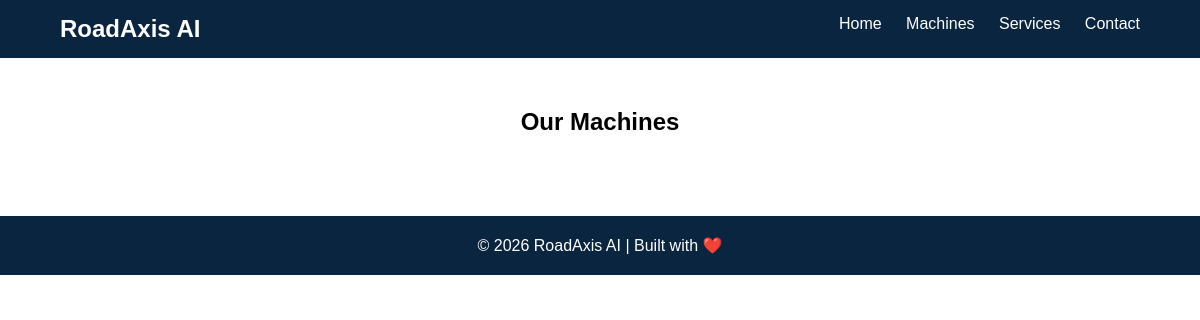
The page /machines/ on the database as committed earlier.
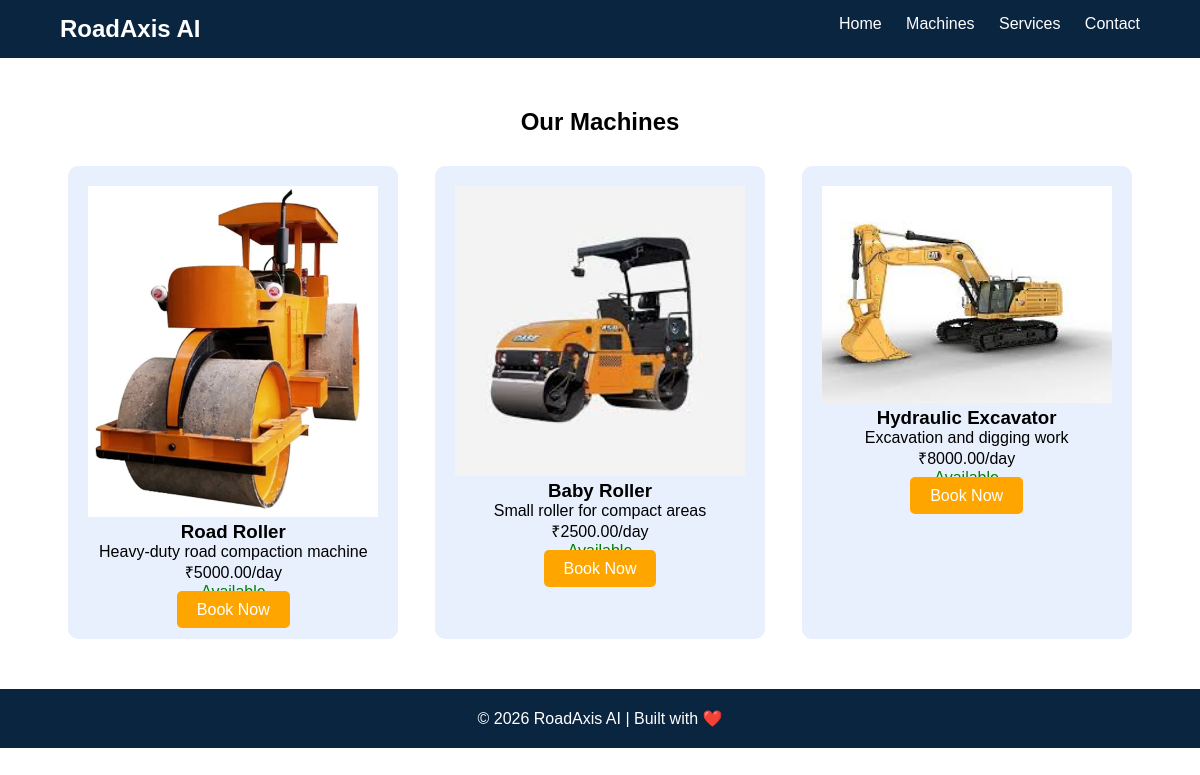
The same page on the database as committed later.
### machines/models.py (models this page shows, shortened)
class Machine(models.Model):
    MACHINE_TYPES = [
        ('roller', 'Road Roller'),
        ('excavator', 'Excavator'),
        ('vibrator', 'Vibrator'),
        ('hydraulic', 'Hydraulic Machine'),
        ('other', 'Other'),
    ]
    name = models.CharField(max_length=200)
    machine_type = models.CharField(max_length=50, choices=MACHINE_TYPES)
    description = models.TextField()
    daily_rate = models.DecimalField(max_digits=10, decimal_places=2)
    is_available = models.BooleanField(default=True)
    image = models.ImageField(upload_to='machines/', blank=True, null=True)

### machines/views.py (the view)
# urls.py: path('', machine_list, name='machine_list'),
def machine_list(request):
    machines = Machine.objects.all()
    return render(request, 'machines/machine_list.html', {'machines': machines})

### templates/machines/machine_list.html
{% extends 'base.html' %}
{% block content %}
<section class="machines">
    <h2>Our Machines</h2>
    <div class="machine-grid">
        {% for machine in machines %}
        <div class="machine-card">
            {% if machine.image %}
                <img src="{{ machine.image.url }}" width="100%">
            {% endif %}
            <h3>{{ machine.name }}</h3>
            <p>{{ machine.description }}</p>
            <p>₹{{ machine.daily_rate }}/day</p>
            {% if machine.is_available %}
                <p style="color: green;">Available</p>
            {% else %}
                <p style="color: red;">Not Available</p>
            {% endif %}
<a href="/booking/{{ machine.id }}/" class="btn">Book Now</a>
        </div>
        {% endfor %}
    </div>
</section>
{% endblock %}

### templates/base.html (shortened to what this page needs)
{% load static %}
<!DOCTYPE html>
<html lang="en">
<head>
    <link rel="stylesheet" href="{% static 'css/style.css' %}">
</head>
<body>
<nav class="navbar">
    <div class="container">
        <h2 class="logo">RoadAxis AI</h2>
        <ul class="nav-links">
            <li><a href="/">Home</a></li>
<li><a href="/machines/">Machines</a></li>            <li><a href="#">Services</a></li>
            <li><a href="#">Contact</a></li>
        </ul>
    </div>
</nav>
{% block content %}
{% endblock %}
<footer class="footer">
    <p>© 2026 RoadAxis AI | Built with ❤️</p>
</footer>
</body>
</html>

### static/css/style.css (style rules this page uses)
* { margin: 0; padding: 0; box-sizing: border-box; font-family: Arial, sans-serif; }
.container { width: 90%; margin: auto; }
.navbar { background: #0a2540; color: white; padding: 15px 0; }
.logo { display: inline; }
.nav-links { float: right; list-style: none; }
.nav-links li { display: inline; margin-left: 20px; }
.nav-links a { color: white; text-decoration: none; }
.btn { padding: 10px 20px; background: orange; color: white; text-decoration: none; border-radius: 5px; }
.machines { padding: 50px; text-align: center; }
.machine-grid { display: flex; justify-content: space-around; margin-top: 30px; }
.machine-card { background: #e8f0fe; padding: 20px; width: 30%; border-radius: 10px; }
.footer { background: #0a2540; color: white; text-align: center; padding: 20px; }

Rows that differ between the two databases and show on the page:
added Machine: image (picture), name "Road Roller", description "Heavy-duty road compaction machine", daily_rate "5000.00"
added Machine: image (picture), name "Baby Roller", description "Small roller for compact areas", daily_rate "2500.00"
added Machine: image (picture), name "Hydraulic Excavator", description "Excavation and digging work", daily_rate "8000.00"
